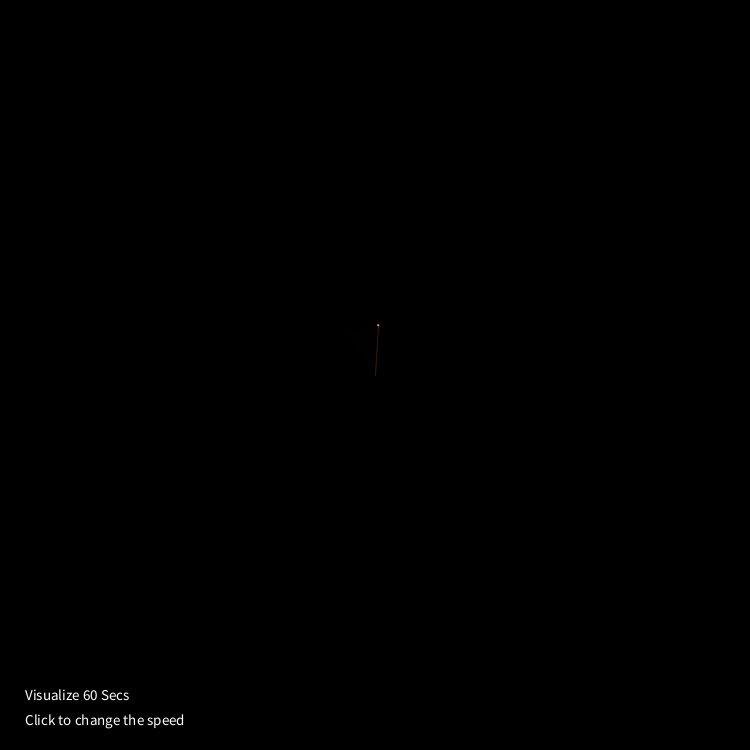
Frame 1 (no input)
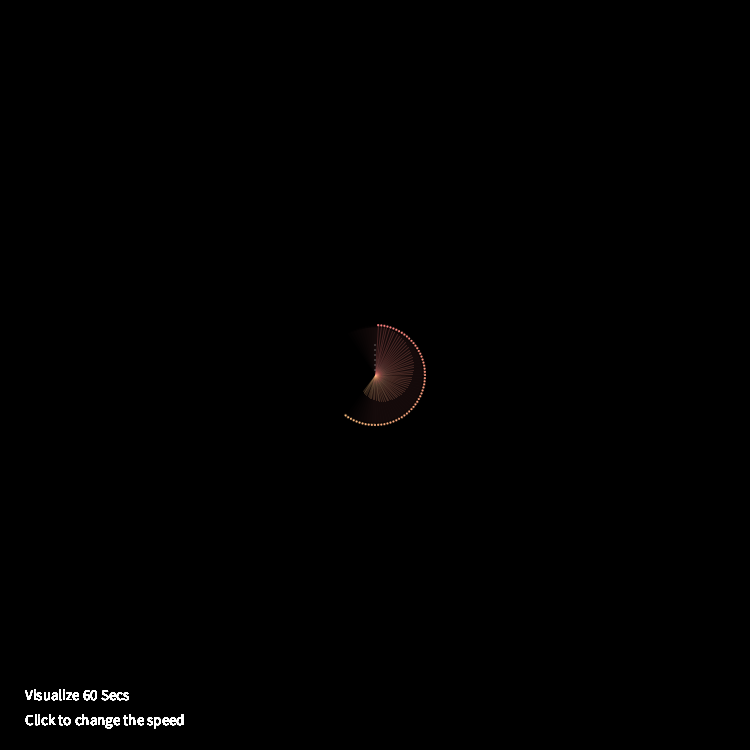
Frame 60 (the mouse pressed at the canvas centre just before this capture)
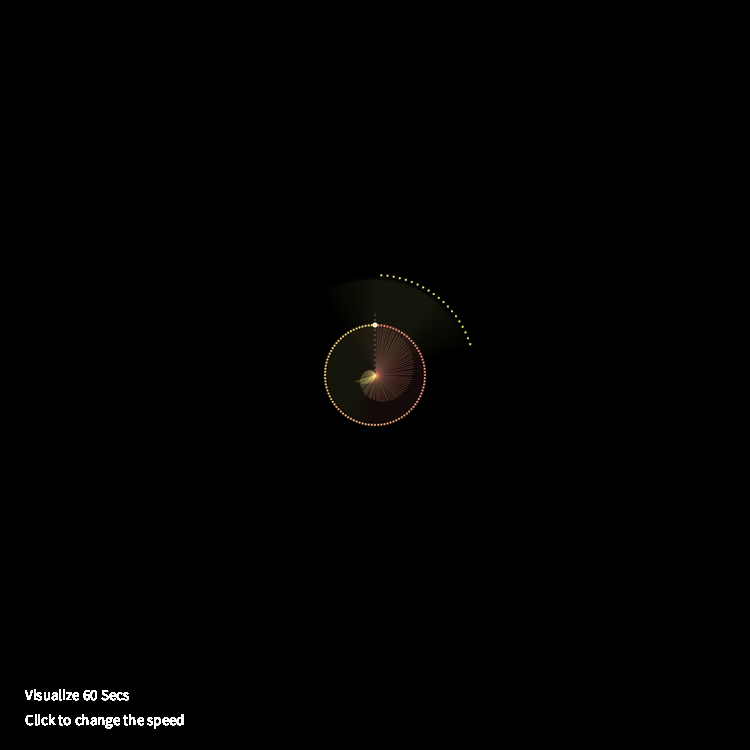
Frame 120 (the mouse held since frame 60 and released just before this capture)

The Processing sketch that drew these frames (run headless with seeded random() and noise(); from frame 60 on, the mouse is pressed at the canvas centre):

// Processing sketch: processing_181365
// ── processing_181365.pde

  /*
  Kaito Gengo
  Visualize 60 Secs
  this program counts up to 60 seconds,
  and every circle represents as 10 seconds
  by clicking the window will change the fram rate.
  */
  
  int origin, x1, y1, x2, y2; //sent intergers for the triangle
  int add;
  
  //timecontrole
  int startTime;
  
  //color
  float hue, sat, bright, alpha; // HSB color + alpha
  int originCol = 360;
  boolean hueCol = true;
  
  //angle
  float angle_degrees;
  
  //boolean for line stroke
  boolean lineS = true;
  float lineHeight = - 50;
  
  //counting valuables
  int count = 1;
  int countTime = 0;
  int countMouseClick = 0;
  int stepElip = -5;
  
  //scale size
  int scalS;
  
void setup(){
  size (750, 750);
  startTime = millis();
  frameRate(10);
  colorMode(HSB, 360, 100, 100, 100);
  background(0);
 
  //original triangle shape
  origin = 0;
  x1 = 0;
  y1 = -50;
  x2 = -30;
  y2 = -40;
  
  //original color
  hue = 0;
  sat = 50;
  bright = 100;
  alpha = 100 ;
}


//change the frameRate when mouse is pressed
void mousePressed(){
  countMouseClick++;
  if(countMouseClick == 1 ){
    frameRate(100);
  } else if(countMouseClick == 2){
    frameRate(1);
  } else {
    frameRate(10);
    countMouseClick = 0;
  }
  println("mouse = " + countMouseClick);
}


void draw(){
  //text on the bottom left
  textSize(15);
  fill(0, 0, 100, 100);
  text("Visualize 60 Secs", 25, 700);
  text("Click to change the speed", 25, 725);
    
  //set the origin as the middle of the canvas
  translate(width/2, height/2); 

  //scale up objects every 10 seconds
  if(countTime >= 0 && countTime < 100){
    scalS = 1;
  } else if(countTime >= 100 && countTime < 200){
    scalS = 2;
  } else if (countTime >= 200 && countTime < 300){
    scalS = 3;
  } else if (countTime >= 300 && countTime < 400){
    scalS = 4;
  } else if (countTime >= 400 && countTime < 500){
    scalS = 5;
  } else if (countTime >= 500 && countTime < 600){
    scalS = 6;
  } 
  countTime++;
  
  //ellipse that moves up
  if(countTime % 10 == 0){
  ellipse(origin, origin + stepElip, 1, 1);
  stepElip = stepElip - 5;
  }
  if(countTime % 100 == 0){
  ellipse(origin, origin + stepElip + 5, 5, 5);
  }
  
  //rotation
  angle_degrees = angle_degrees + 3.6;
  float angle_radians = radians(angle_degrees);
  rotate(angle_radians);
  
  //line stroke
  if (lineHeight <= - 50){
    lineS = false;
  } else if (lineHeight >= 25){
    lineS = true;
  }
  if(lineS == false){
    lineHeight = lineHeight + 0.5;
  } else {
    lineHeight = lineHeight - 0.5;
  }
  stroke(hue, sat, bright, alpha / 5);
  line(origin, origin, origin, lineHeight * scalS);
  
  //ellipse
  fill(hue, sat, bright, alpha);
  ellipse(origin, y1 * scalS, 2, 2);
  
  //triangle object
  scale(scalS);
  noStroke();
  fill(hue, sat, bright, alpha / 100); // corlor of the triangle
  triangle(origin, origin, x1, y1, x2, y2);
  
  //change the color of the triangle
  //when hue reaches to 360 the number decrease.
  if(hue >= 360){
   hueCol = false;
  } else if (hue <= 0){
   hueCol = true;
  }
  if(hueCol == false){
    hue = hue - 0.5;  
  } else {
    hue = hue + 0.5;
  }
  
  //reset the background every 60 second
  //and counts the time from 0
  if(countTime == 600){
    noStroke();
    fill(0, 0 , 0, 85);
    rectMode(CENTER);
    rect(origin, origin, width, height);
    //reset the countTime
    countTime = 0;
    count++;
    resetMatrix();
    stepElip = -5; // reset the ellipse that moves up
  }
  startTime = millis();
}
